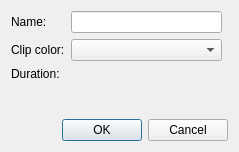
<?xml version="1.0" encoding="UTF-8"?>
<ui version="4.0">
 <author>
SPDX-FileCopyrightText: none
SPDX-License-Identifier: GPL-3.0-only OR LicenseRef-KDE-Accepted-GPL
 </author>
 <class>ColorClip_UI</class>
 <widget class="QDialog" name="ColorClip_UI">
  <property name="geometry">
   <rect>
    <x>0</x>
    <y>0</y>
    <width>239</width>
    <height>152</height>
   </rect>
  </property>
  <property name="windowTitle">
   <string>Dialog</string>
  </property>
  <layout class="QGridLayout">
   <item row="0" column="0">
    <widget class="QLabel" name="label_name">
     <property name="text">
      <string>Name:</string>
     </property>
    </widget>
   </item>
   <item row="0" column="1">
    <widget class="QLineEdit" name="clip_name"/>
   </item>
   <item row="1" column="0">
    <widget class="QLabel" name="label_color">
     <property name="text">
      <string>Clip color:</string>
     </property>
    </widget>
   </item>
   <item row="2" column="0">
    <widget class="QLabel" name="label_duration">
     <property name="text">
      <string>Duration:</string>
     </property>
    </widget>
   </item>
   <item row="4" column="0" colspan="3">
    <widget class="QDialogButtonBox" name="buttonBox">
     <property name="orientation">
      <enum>Qt::Horizontal</enum>
     </property>
     <property name="standardButtons">
      <set>QDialogButtonBox::Cancel|QDialogButtonBox::Ok</set>
     </property>
    </widget>
   </item>
   <item row="1" column="1">
    <widget class="KColorCombo" name="clip_color"/>
   </item>
   <item row="3" column="1">
    <spacer>
     <property name="orientation">
      <enum>Qt::Vertical</enum>
     </property>
     <property name="sizeHint" stdset="0">
      <size>
       <width>20</width>
       <height>31</height>
      </size>
     </property>
    </spacer>
   </item>
   <item row="2" column="1">
    <widget class="TimecodeDisplay" name="clip_duration"/>
   </item>
  </layout>
 </widget>
 <customwidgets>
  <customwidget>
   <class>TimecodeDisplay</class>
   <extends>QWidget</extends>
   <header>widgets/timecodedisplay.h</header>
  </customwidget>
  <customwidget>
   <class>KColorCombo</class>
   <extends>QComboBox</extends>
   <header>kcolorcombo.h</header>
  </customwidget>
 </customwidgets>
 <resources/>
 <connections>
  <connection>
   <sender>buttonBox</sender>
   <signal>accepted()</signal>
   <receiver>ColorClip_UI</receiver>
   <slot>accept()</slot>
   <hints>
    <hint type="sourcelabel">
     <x>248</x>
     <y>254</y>
    </hint>
    <hint type="destinationlabel">
     <x>157</x>
     <y>274</y>
    </hint>
   </hints>
  </connection>
  <connection>
   <sender>buttonBox</sender>
   <signal>rejected()</signal>
   <receiver>ColorClip_UI</receiver>
   <slot>reject()</slot>
   <hints>
    <hint type="sourcelabel">
     <x>316</x>
     <y>260</y>
    </hint>
    <hint type="destinationlabel">
     <x>286</x>
     <y>274</y>
    </hint>
   </hints>
  </connection>
 </connections>
</ui>
